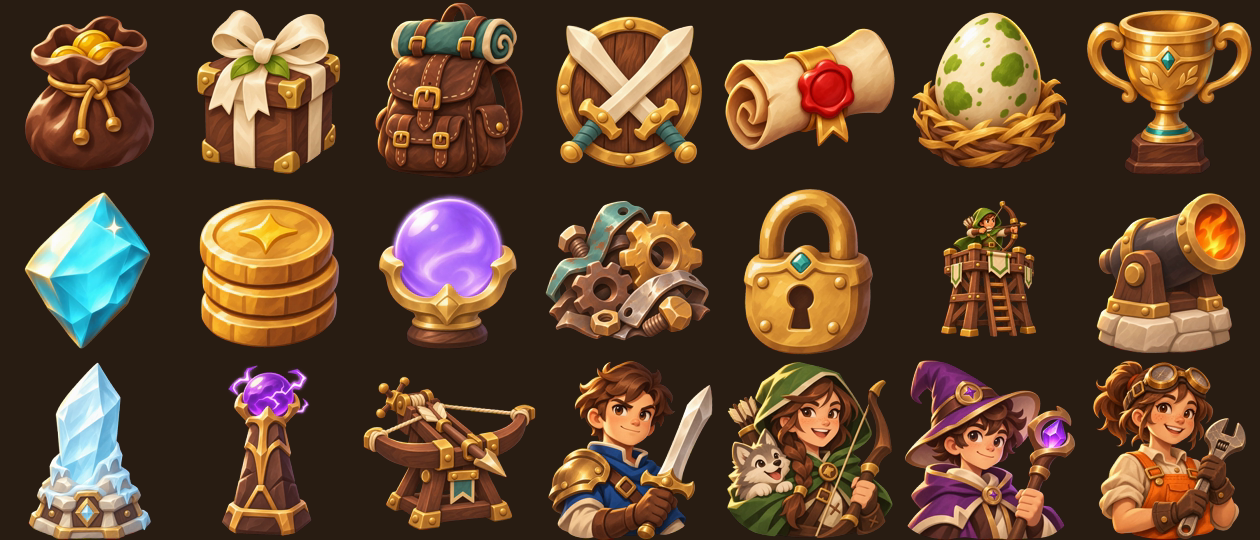
#> input picture art/sheet_all.png, 1260 x 540 px
$ python cutout.py ../art/sheet_all.png ../art/sheet_first4.png
#> lines starting #> are read from the running program, lines starting #| are printed output that depends on the picture
import sys
from PIL import Image
src, out = sys.argv[1], sys.argv[2]
im = Image.open(src).convert("RGBA")
px = im.load()
w, h = im.size
#> w = 1260; h = 540
for y in range(h):
    for x in range(w):
        r, g, b, a = px[x, y]
        m = min(r, g, b)
        if m > 242:
            px[x, y] = (r, g, b, 0)
        elif m > 225:
            px[x, y] = (r, g, b, int(255 * (242 - m) / 17))
box = im.getbbox()
#> box = (0, 0, 1260, 540)
im = im.crop(box)
side = max(im.size)
#> side = 1260
sq = Image.new("RGBA", (side, side), (0, 0, 0, 0))
#> sq: PIL image 1260x1260 RGBA; every value is 0
sq.paste(im, ((side - im.size[0]) // 2, side - im.size[1]))
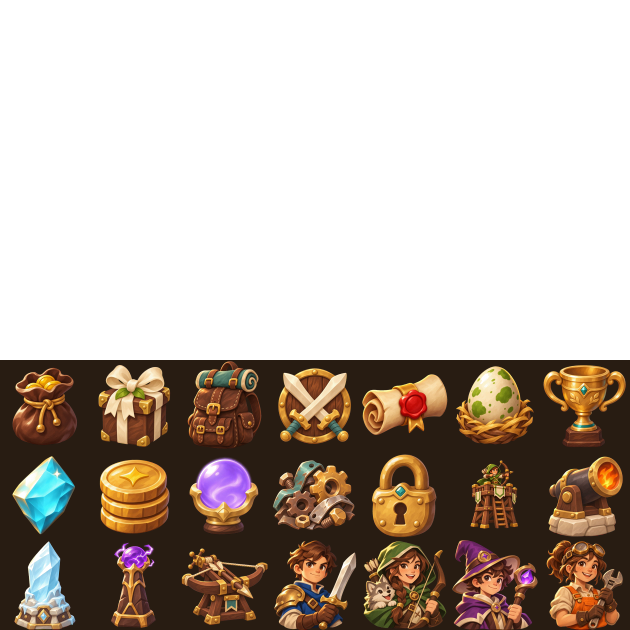
#> sq: PIL image 1260x1260 RGBA (shown at 1/2 size); mean R, G, B, A 41.8, 30, 20.1, 109; transparent parts drawn white
sq.save(out)
